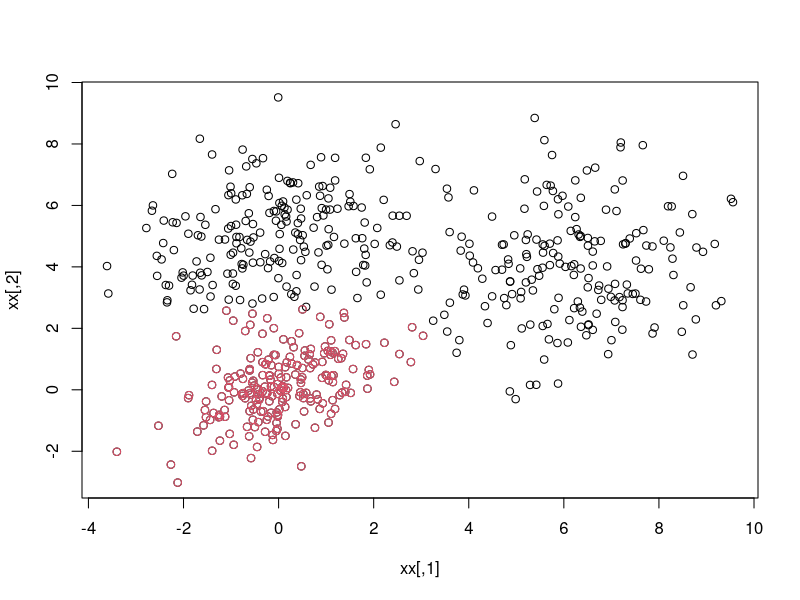

This figure's R source:
## ---- chunk 1
knitr::opts_chunk$set(echo = TRUE)
library(tidyverse)
## ---- chunk 2
EM_MG_algrm <- function(data, ncluster){

  #setting
  data <- as.matrix(data) %>% scale()
  N <- nrow(data)
  q <- ncol(data)
  p_j <- rep(1/ncluster, ncluster)
  mu <-  data[sample(N, ncluster),  ] %>% as.matrix()   
  covmat <- diag(ncol(data))
  
  covList <- list()
  for(i in 1:ncluster){
    covList[[i]] <- covmat
  }
 
  count=1
  while(count <100){
    mu0 <- mu
    
    # E-step: Evaluate posterior probability, gamma
    gamma <- c()
    for(j in 1:ncluster){
      gamma2 <- apply(data,1, mvtnorm::dmvnorm, mean = mu[j,], sigma = covList[[j]])
      gamma <- cbind(gamma, gamma2)
    }
    
    # M- step: Calculate mu
    tempmat <- matrix(rep(p_j,N),nrow=N,byrow = T)
    r <- (gamma * tempmat) / rowSums(gamma * tempmat)  
    mu <- t(r) %*% data / colSums(r) 
    
    # M- step: Calculate Sigma and p
    for(j in 1:ncluster){
      sigma <- matrix(rep(0,q^2),ncol=q)
      for(i in 1:N){
        sigma = sigma + r[i,j] * (data[i,]-mu0[j,]) %*% t(data[i,]-mu0[j,])   
      }
      covList[[j]] <- sigma/sum(r[,j]) 
    }
    p_j <- colSums(r)/N
    count = count + 1
  }
  
  cluster <- which(r == apply(r, 1, max), arr.ind = T)
  cluster <- cluster[order(cluster[,1]),]
  return(list(mu = mu,covList = covList, p_j = p_j,cluster = cluster))
}
## ---- chunk 3
library(MASS)
set.seed(123123)
Sigma <- matrix(c(1,0.5,0.5,1),2,2)
x1 = mvrnorm(n = 200, mu=c(0,0), Sigma)
Sigma <- matrix(c(2,0.5,0.5,2),2,2)
x2 = mvrnorm(n = 200, mu=c(0,5), Sigma)
Sigma <- matrix(c(3,0.5,0.5,3),2,2)
x3 = mvrnorm(n = 200, mu=c(6,4), Sigma)
xx = rbind(x1,x2,x3)
plot(xx)

res2 = EM_MG_algrm(xx, 3)
## ---- chunk 4
set.seed(20)
clusters <- kmeans(xx, 3)
# Save the cluster number in the dataset as column 'Borough'
clusternumber <- as.factor(clusters$cluster)
points(xx[which(clusternumber==1),], col=2)
